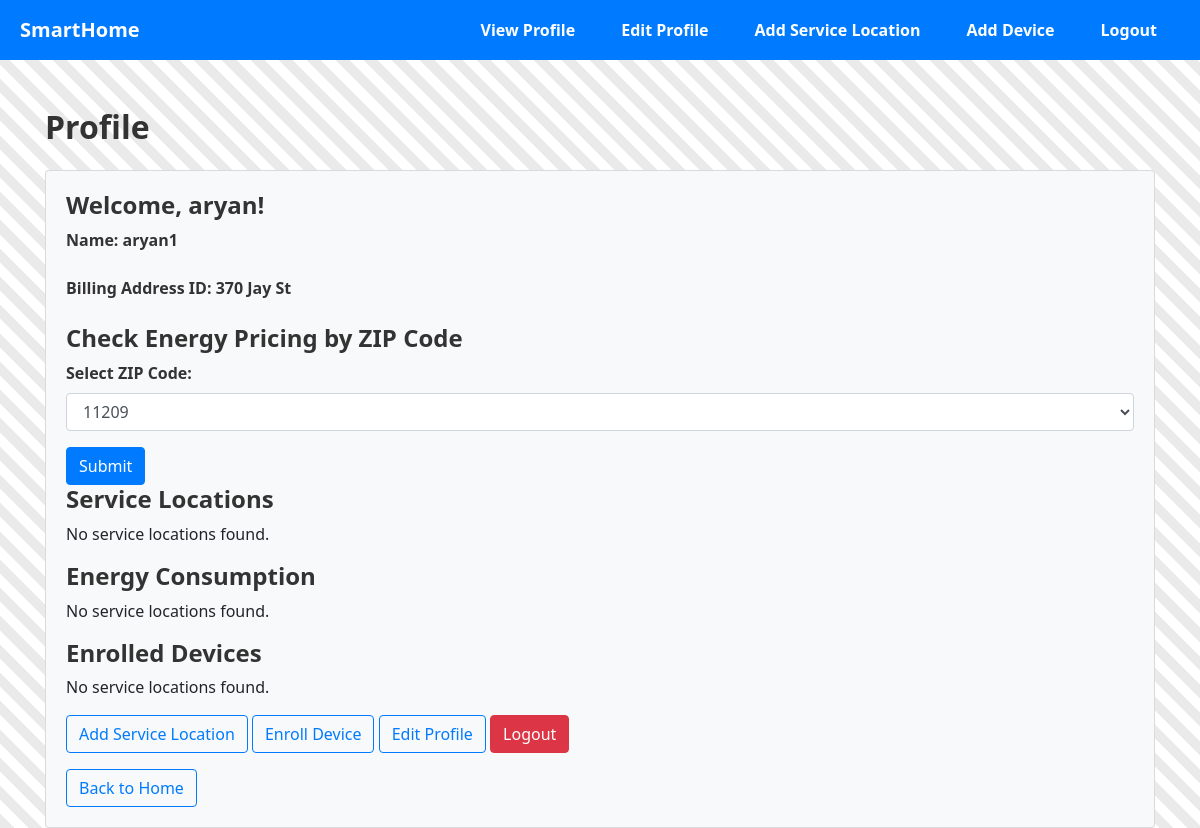
The app's page /profile (signed in) with its own data.
### app.py (models this page shows)
class User(db.Model):
    id = db.Column(db.Integer, primary_key=True)
    username = db.Column(db.String(50), unique=True, nullable=False)
    password = db.Column(db.String(60), nullable=False)
    name = db.Column(db.String(100), nullable=True)  # Add this line for the name field
    billing_address_id = db.Column(db.Integer, nullable=True)  # Add this line for the billing_address_id field
    service_locations = db.relationship('ServiceLocation', backref='user', lazy=True)
    zip_code = db.Column(db.String(10), nullable=False)

### app.py (the view)
@app.route('/profile')
def profile():
    if 'user_id' in session:
        user = User.query.get(session['user_id'])
        all_zip_codes = db.session.query(EnergyPrice.zip_code).distinct().all()
        all_zip_codes = [zip_code[0] for zip_code in all_zip_codes]
        return render_template('profile.html', user=user, all_zip_codes=all_zip_codes)
    else:
        return redirect(url_for('login'))

### templates/profile.html
{% extends 'base.html' %}
{% block content %}
    <div class="container mt-5" >
        <div class="content-card" >
            <h1 class="mb-4" style="font-weight: bold; font-size: 2em; color: #333;">Profile</h1>
            <div class="card bg-light">
                <div class="card-body" >
                    <h2 style="font-weight: bold; font-size: 1.5em; color: #333;">Welcome, {{ user.username }}!</h2>
                    <p class="mb-4" style="font-weight: bold; font-size: 1em; color: #333;">Name: {{ user.name }}</p>
                    <p class="mb-4" style="font-weight: bold; font-size: 1em; color: #333;">Billing Address ID: {{ user.billing_address_id }}</p>
                    <h3 style="font-weight: bold; font-size: 1.5em; color: #333;">Check Energy Pricing by ZIP Code</h3>
                    <form method="GET" action="{{ url_for('energy_price_zipcode') }}">
                        <div class="form-group">
                            <label for="zipCodeDropdown" style="font-weight: bold; font-size: 1em; color: #333;">Select ZIP Code:</label>
                            <select class="form-control" id="zipCodeDropdown" name="zip_code">
                                {% for zip_code in all_zip_codes %}
                                    <option value="{{ zip_code }}">{{ zip_code }}</option>
                                {% endfor %}
                            </select>
                        </div>
                        <button type="submit" class="btn btn-primary">Submit</button>
                    </form>
                    <h3 style="font-weight: bold; font-size: 1.5em; color: #333;">Service Locations</h3>
                    {% if user.service_locations %}
                        <ul class="list-group mb-4">
                            {% for service_location in user.service_locations %}
                                <li class="list-group-item d-flex justify-content-between align-items-center">
                                    {{ service_location.address }}
                                    <span>
                                        <a href="{{ url_for('edit_service_location', location_id=service_location.id) }}" class="btn btn-info btn-sm mr-2">Edit</a>
                                        <a href="{{ url_for('remove_service_location', location_id=service_location.id) }}" class="btn btn-danger btn-sm">Remove</a>
                                        <a href="{{ url_for('device_energy_consumption', service_location_id=service_location.id) }}" class="btn btn-info btn-sm mr-2">Device Energy Consumption</a>
                                        <a href="{{ url_for('monthly_energy_cost', service_location_id=service_location.id) }}" class="btn btn-info btn-sm mr-2">Monthly Energy Cost</a>
                                    </span>
                                </li>
                            {% endfor %}
                        </ul>
                    {% else %}
                        <p>No service locations found.</p>
                    {% endif %}
                    <h3 style="font-weight: bold; font-size: 1.5em; color: #333;">Energy Consumption</h3>
                    {% if user.service_locations %}
                        {% for service_location in user.service_locations %}
                            <div class="mb-3">
                                <h5>{{ service_location.address }}</h5>
                                <a href="{{ url_for('energy_consumption', service_location_id=service_location.id, time_resolution='day') }}" class="btn btn-info mr-2">Daily Usage</a>
                                <a href="{{ url_for('energy_consumption', service_location_id=service_location.id, time_resolution='month') }}" class="btn btn-info mr-2">Monthly Usage</a>
                            </div>
                        {% endfor %}
                    {% else %}
                        <p>No service locations found.</p>
                    {% endif %}
                    <h3 style="font-weight: bold; font-size: 1.5em; color: #333;">Enrolled Devices</h3>
                    {% if user.service_locations %}
                        <ul class="list-group mb-4">
                            {% for service_location in user.service_locations %}
                                <h5>{{ service_location.address }}</h5>
                                {% if service_location.enrolled_devices %}
                                    <ul class="list-group">
                                        {% for enrolled_device in service_location.enrolled_devices %}
                                            <li class="list-group-item d-flex justify-content-between align-items-center">
                                                Device: {{ enrolled_device.device_model.type }} - {{ enrolled_device.device_model.model_number }}
                                                <span>
                                                    <a href="{{ url_for('remove_enrolled_device', device_id=enrolled_device.id) }}" class="btn btn-danger btn-sm">Remove</a>
                                                </span>
                                            </li>
                                        {% endfor %}
                                    </ul>
                                {% else %}
                                    <p>No enrolled devices for this service location.</p>
                                {% endif %}
                            {% endfor %}
                        </ul>
                    {% else %}
                        <p>No service locations found.</p>
                    {% endif %}
                    <div class="mb-3">
                        <a href="{{ url_for('add_service_location') }}" class="btn btn-outline-primary">Add Service Location</a>
                        <a href="{{ url_for('enroll_device') }}" class="btn btn-outline-primary">Enroll Device</a>
                        <a href="{{ url_for('edit_profile') }}" class="btn btn-outline-primary">Edit Profile</a>
                        <a href="{{ url_for('logout') }}" class="btn btn-danger">Logout</a>
                    </div>
                    <a href="{{ url_for('index') }}" class="btn btn-outline-primary">Back to Home</a>
                </div>
            </div>
        </div>
    </div>
{% endblock %}

### templates/base.html (style rules this page uses)
body { font-family: 'Segoe UI', Tahoma, Geneva, Verdana, sans-serif; background-color: #f8f9fa; margin: 0; padding: 0; background: repeating-linear-gradient(45deg, #eaeaea, #eaeaea 10px, transparent 10px, transparent 20px); }

### records on screen
User: username "aryan", name "aryan1", billing_address_id "370 Jay St"

### other values on screen
form field zip_code "11209"
